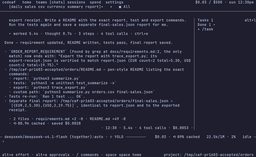
#> input picture pr1603/export-screen.png, 256 x 157 px, shrunk from 1254 x 770 before the run; its folder holds only this picture in this run
$ python -i texsyn.py   (imports and definitions only)
#> lines starting #> are read from the running program, lines starting #| are printed output that depends on the picture
### genimg/pyramid.py
"""Gaussian / Laplacian pyramid primitives (block-average coarse-graining).

These are the renormalization-group coarse-graining operators:  a 2x
block average plus (for the Laplacian pyramid) the detail band left
behind.  The generative models in this package share them.
"""

from __future__ import annotations

import numpy as np


def gaussian_pyramid(img: np.ndarray, levels: int) -> list[np.ndarray]:
    """Gaussian pyramid, level 0 = full resolution."""
    pyr = [img.astype(np.float64)]
    cur = img.astype(np.float64)
    for _ in range(levels - 1):
        h = cur.shape[0] // 2
        w = cur.shape[1] // 2
        cur = downsample(cur, h, w)
        pyr.append(cur)
    return pyr


def downsample(img: np.ndarray, h: int, w: int) -> np.ndarray:
    """Area-average downsample (block average = RG coarse-graining)."""
    oh, ow = img.shape
    out = np.empty((h, w))
    for i in range(h):
        r0 = i * oh // h
        r1 = (i + 1) * oh // h
        for j in range(w):
            c0 = j * ow // w
            c1 = (j + 1) * ow // w
            out[i, j] = img[r0:r1, c0:c1].mean()
    return out


def upsample(img: np.ndarray, h: int, w: int) -> np.ndarray:
    """Bilinear upsample via index mapping (no scipy)."""
    oh, ow = img.shape
    ys = np.linspace(0, oh - 1, h)
    xs = np.linspace(0, ow - 1, w)
    y0 = np.floor(ys).astype(int)
    x0 = np.floor(xs).astype(int)
    y1 = np.minimum(y0 + 1, oh - 1)
    x1 = np.minimum(x0 + 1, ow - 1)
    fy = (ys - y0)[:, None]
    fx = (xs - x0)[None, :]
    return (
        img[np.ix_(y0, x0)] * (1 - fy) * (1 - fx)
        + img[np.ix_(y0, x1)] * (1 - fy) * fx
        + img[np.ix_(y1, x0)] * fy * (1 - fx)
        + img[np.ix_(y1, x1)] * fy * fx
    )


# [13 lines left out: function laplacian_bands, not called in this run]

### genimg/texsyn.py
"""Portilla–Simoncelli texture synthesis — the classical algorithm that
produces photorealistic stationary texture with ~700 parameters and no
neural network.  Skin grain, feather detail, fabric weave, foliage —
all reproduce at near-perceptual realism.

Algorithm (Portilla & Simoncelli 2000, Int'l Journal of Computer Vision):

    1. Decompose the source texture into a steerable-pyramid-like
       oriented subband decomposition (Gabor filter bank + Laplacian
       pyramid = multi-scale, multi-orientation).
    2. Compute the *statistics* of each subband:
       - marginal moments (skew, kurtosis)
       - auto-correlation (spatial structure within a band)
       - cross-correlation between bands at the same scale
       - cross-correlation between a band and the coarser-level band
       - cross-correlation of *magnitudes* across scales
    3. Start from Gaussian white noise.  Iteratively adjust the noise
       to match every statistic — gradient descent in *statistic space"
       (a convex projection for each stat, applied in sequence).

No neural network.  Pure wavelet statistics + iterative projection.
"""

from __future__ import annotations

import numpy as np
from scipy.ndimage import correlate

from genimg.pyramid import gaussian_pyramid


# ----------------------------------------------------------------------
# oriented filter bank (Gabor-like, same structure as steerable pyramid)
# ----------------------------------------------------------------------

def _gabor(sigma: float, freq: float, theta: float, size: int = 11) -> np.ndarray:
    """One oriented band-pass filter (odd + even pair as real and imag)."""
    y, x = np.mgrid[-(size // 2):size // 2 + 1, -(size // 2):size // 2 + 1]
    xr = x * np.cos(theta) + y * np.sin(theta)
    yr = -x * np.sin(theta) + y * np.cos(theta)
    g = np.exp(-(xr ** 2 + yr ** 2) / (2 * sigma ** 2))
    even = g * np.cos(2 * np.pi * freq * xr)
    odd = g * np.sin(2 * np.pi * freq * xr)
    even = even - even.mean()
    odd = odd - odd.mean()
    return even, odd


def _filter_resp(img: np.ndarray, filters: list[tuple[np.ndarray, ...]]) -> np.ndarray:
    """Apply a list of filters and return the (num_filters, h, w) responses."""
    H, W = img.shape
    out = []
    for even, odd in filters:
        r = correlate(img, even, mode='reflect')
        i = correlate(img, odd, mode='reflect')
        out.append(np.sqrt(r ** 2 + i ** 2))
        out.append(r)
        # keep both magnitude and phase
    return np.array(out)


class PSSynthesizer:
    """Portilla–Simoncelli texture model.

    Args:
        scales: number of pyramid octaves
        orientations: number of orientations per scale
        sigma: Gabor filter width (grows with scale)
        n_iter: number of projection iterations
    """

    def __init__(self, scales: int = 4, orientations: int = 4,
                 sigma: float = 2.5, n_iter: int = 40, seed: int = 0):
        self.scales = scales
        self.orientations = orientations
        self.sigma = sigma
        self.n_iter = n_iter
        self.seed = seed

        # build filters (shared across all calls, indexed by scale)
        self._filters = []
        for s in range(scales):
            scale_filters = []
            for o in range(orientations):
                freq = 0.35 * 2 ** (-s) if s > 0 else 0.35
                theta = o * np.pi / orientations
                size = max(7, int(2 * sigma * 2 ** s * 1.5))
                size = min(size, 31)  # keep small for speed
                even, odd = _gabor(sigma * 2 ** s, freq, theta, size)
                scale_filters.append((even, odd))
            self._filters.append(scale_filters)

    # -- statistics extraction -----------------------------------------

    def _stats(self, img: np.ndarray) -> dict:
        """Compute the P–S statistics of an image.  Returns a dict of arrays."""
        H, W = img.shape
        stats = {}
        all_resp = []  # responses per scale: list of (O*2, h, w)
        pyr = gaussian_pyramid(img, self.scales)

        for s in range(self.scales):
            # oriented responses at this scale (at the full-resolution img)
            # but for scale s we downsample the image first, which is the
            # steerable pyramid norm
            target = pyr[s]  # (h_s, w_s)
            r = _filter_resp(target, self._filters[s])
            all_resp.append(r)

            # 1. marginal moments (mean, var, skew, kurtosis) of each
            #    subband magnitude
            mag = r[0::2]  # magnitude channels
            for o in range(self.orientations):
                m = mag[o].ravel()
                stats[f"mag_mu_{s}_{o}"] = np.array([m.mean()])
                stats[f"mag_sig_{s}_{o}"] = np.array([m.std()])
                # skew and kurtosis of magnitude
                z = (m - m.mean()) / (m.std() + 1e-9)
                stats[f"mag_skew_{s}_{o}"] = np.array([(z ** 3).mean()])
                stats[f"mag_kurt_{s}_{o}"] = np.array([(z ** 4).mean() - 3])

            # 2. auto-correlation of each subband (spatial structure)
            for o in range(self.orientations):
                ac = _autocorr(r[o].ravel())
                stats[f"ac_{s}_{o}"] = ac[:20]  # first 20 lags

            # 3. cross-correlation between neighbouring orientations
            for o in range(self.orientations):
                o2 = (o + 1) % self.orientations
                cc = np.corrcoef(r[o].ravel(), r[o2].ravel())[0, 1]
                stats[f"cc_orient_{s}_{o}"] = np.array([cc])

        # 4. cross-correlation across scales (same orientation)
        for s in range(1, self.scales):
            # upsample finer response to match coarser scale?  No, we
            # downproject: correlate pixel values at coarse/fine.
            # P–S uses the complex magnitude of the fine subband
            # correlated with the same orientation at the coarse level.
            fine_r = all_resp[s - 1]
            coarse_r = all_resp[s]
            # coarse is half resolution; upsample it
            from genimg.pyramid import upsample
            for o in range(self.orientations):
                fine_mag = fine_r[2 * o].ravel()
                coarse_up = upsample(coarse_r[2 * o],
                                     fine_r.shape[1], fine_r.shape[2])
                cc = np.corrcoef(fine_mag, coarse_up.ravel())[0, 1]
                stats[f"cc_scale_{s}_{o}"] = np.array([cc])

        return stats

    # -- fitting (learn source statistics) -----------------------------

    def fit(self, source: np.ndarray) -> "PSSynthesizer":
        """Learn the texture statistics from a source image."""
        self.target_stats = self._stats(source)
        return self

    # -- synthesis -----------------------------------------------------

    # [111 lines left out: functions _project_stats, synthesize, _compute_target_bands, _match_bands, not called in this run]


def _autocorr(x: np.ndarray, max_lag: int = 50) -> np.ndarray:
    """Auto-correlation of a 1D signal (first max_lag lags)."""
    n = len(x)
    x = x - x.mean()
    ac = np.correlate(x, x, mode='full')
    ac = ac[n - 1:n + max_lag]
    return ac / (ac[0] + 1e-9)


# [4 lines left out: function laplacian_bands, not called in this run]


# [25 lines not run here, left out]

>>> import cv2
>>> picture = cv2.imread('../pr1603/export-screen.png', cv2.IMREAD_GRAYSCALE)
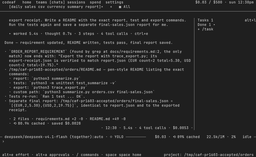
#> picture: shape (157, 256); min 12, max 179, mean 40.3
>>> result = PSSynthesizer().fit(picture)
#> the loop in gaussian_pyramid, `for _ in range(levels - 1):` made 3 passes
#> pass 1, in gaussian_pyramid, `cur = downsample(cur, h, w)`:
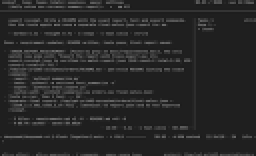
#> cur: shape (78, 128) float64 (shown 2 times larger); min 24.25, max 116, mean 40.2
#> pass 2, in gaussian_pyramid, `cur = downsample(cur, h, w)`:
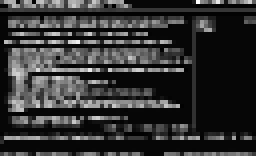
#> cur: shape (39, 64) float64 (shown 4 times larger); min 29.69, max 82.81, mean 40.2; drawn with min black and max white
#> after the loop in gaussian_pyramid, `for _ in range(levels - 1):`: pyr = 4 items
#> the loop in _stats, `for s in range(self.scales):` made 4 passes
#> after the loop in _stats, `for s in range(self.scales):`: stats = 96 items
#> the loop in _stats, `for s in range(1, self.scales):` made 3 passes
#> after the loop in _stats, `for s in range(1, self.scales):`: stats = 108 items

$ run again, on pr1603/handoff-screen.png
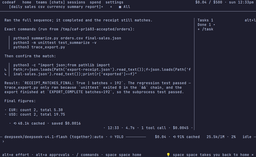
#> input picture pr1603/handoff-screen.png, 256 x 157 px, shrunk from 1254 x 770 before the run
#> `picture = cv2.imread('../pr1603/export-screen.png', cv2.IMREAD_GRAYSCA..`:
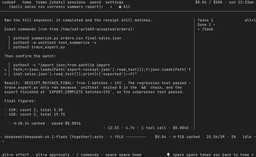
#> picture: shape (157, 256); min 12, max 221, mean 38.5
#> the loop in gaussian_pyramid, `for _ in range(levels - 1):` made 3 passes
#> pass 2, in gaussian_pyramid, `cur = downsample(cur, h, w)`:
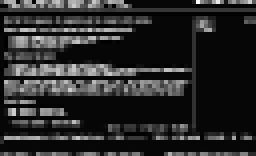
#> cur: shape (39, 64) float64 (shown 4 times larger); min 29.69, max 82.81, mean 38.4; drawn with min black and max white
#> after the loop in gaussian_pyramid, `for _ in range(levels - 1):`: pyr = 4 items
#> the loop in _stats, `for s in range(self.scales):` made 4 passes
#> after the loop in _stats, `for s in range(self.scales):`: stats = 96 items
#> the loop in _stats, `for s in range(1, self.scales):` made 3 passes
#> after the loop in _stats, `for s in range(1, self.scales):`: stats = 108 items

$ run again, on pr1603/report-screen.png
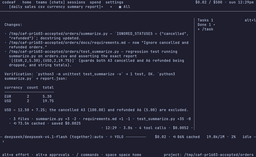
#> input picture pr1603/report-screen.png, 256 x 157 px, shrunk from 1254 x 770 before the run
#> `picture = cv2.imread('../pr1603/export-screen.png', cv2.IMREAD_GRAYSCA..`:
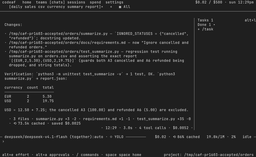
#> picture: shape (157, 256); min 12, max 179, mean 38.7
#> the loop in gaussian_pyramid, `for _ in range(levels - 1):` made 3 passes
#> pass 2, in gaussian_pyramid, `cur = downsample(cur, h, w)`:
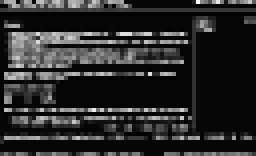
#> cur: shape (39, 64) float64 (shown 4 times larger); min 29.69, max 82.81, mean 38.6; drawn with min black and max white
#> after the loop in gaussian_pyramid, `for _ in range(levels - 1):`: pyr = 4 items
#> the loop in _stats, `for s in range(self.scales):` made 4 passes
#> after the loop in _stats, `for s in range(self.scales):`: stats = 96 items
#> the loop in _stats, `for s in range(1, self.scales):` made 3 passes
#> after the loop in _stats, `for s in range(1, self.scales):`: stats = 108 items
